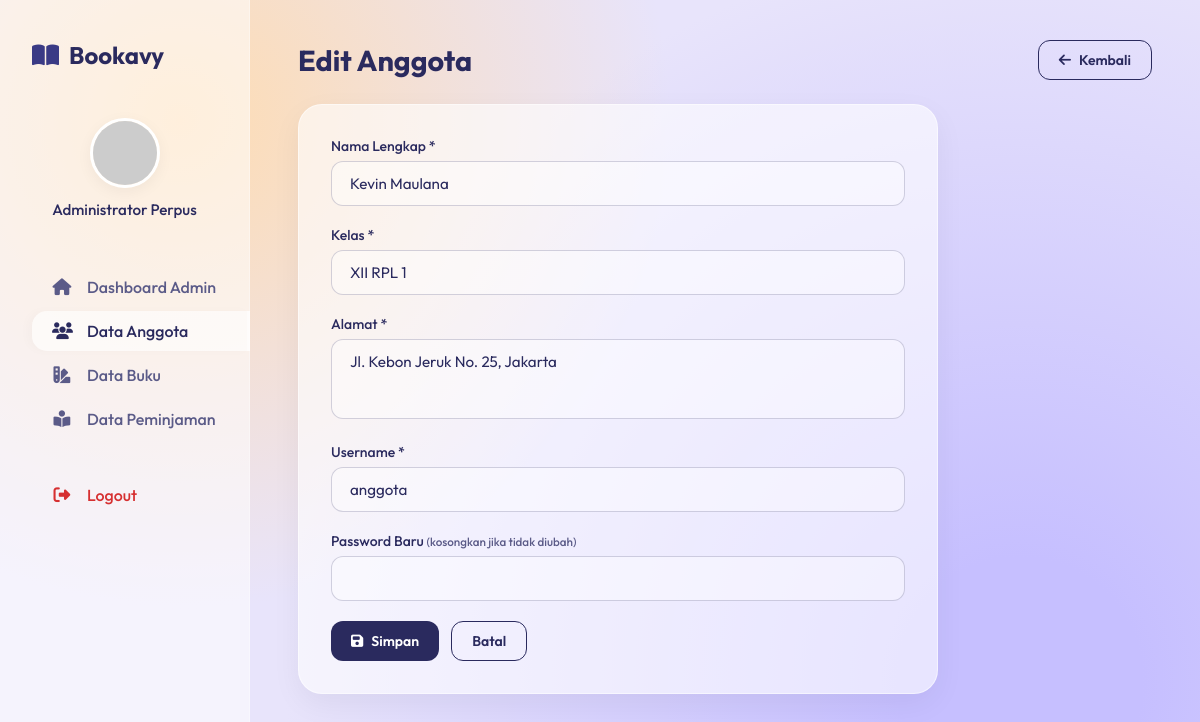
/?page=anggota_edit&id=1 (signed in), run on the app's committed database.
### tables this page shows
CREATE TABLE IF NOT EXISTS `anggota` (
  `id_anggota` INT AUTO_INCREMENT PRIMARY KEY,
  `nama` VARCHAR(100) NOT NULL,
  `kelas` VARCHAR(50) NOT NULL,
  `alamat` TEXT NOT NULL,
  `username` VARCHAR(50) NOT NULL UNIQUE,
  `password` VARCHAR(255) NOT NULL,
  `tanggal_daftar` DATE NOT NULL
);

### auth.php (called while the page is built, shortened)
<?php
function e(mixed $value): string {
    return htmlspecialchars((string)($value ?? ''), ENT_QUOTES, 'UTF-8');
}

### pages/admin/anggota_edit.php (the view, shortened to what this page needs)
<?php
$id   = (int)($_GET['id'] ?? 0);
$pdo  = db();
$stmt = $pdo->prepare('SELECT * FROM anggota WHERE id_anggota=? LIMIT 1');
$stmt->execute([$id]);
$anggota = $stmt->fetch();
include __DIR__ . '/../_layout_head.php';
?>
<div class="toolbar">
    <h1 class="page-title" style="margin-bottom:0">Edit Anggota</h1>
    <a href="?page=anggota" class="btn btn-outline"><i class="fa-solid fa-arrow-left"></i> Kembali</a>
</div>
<div class="form-card">
    <form action="?page=anggota_update" method="POST">
        <div class="form-group">
            <label class="form-label">Nama Lengkap *</label>
            <input type="text" name="nama" class="glass-input" value="<?= e($anggota['nama']) ?>" required>
        </div>
        <div class="form-group">
            <label class="form-label">Kelas *</label>
            <input type="text" name="kelas" class="glass-input" value="<?= e($anggota['kelas']) ?>" required>
        </div>
        <div class="form-group">
            <label class="form-label">Alamat *</label>
            <textarea name="alamat" class="glass-input" style="height:80px" required><?= e($anggota['alamat']) ?></textarea>
        </div>
        <div class="form-group">
            <label class="form-label">Username *</label>
            <input type="text" name="username" class="glass-input" value="<?= e($anggota['username']) ?>" required>
        </div>
        <div class="form-group">
            <label class="form-label">Password Baru <small style="color:var(--brand-muted)">(kosongkan jika tidak diubah)</small></label>
            <input type="password" name="password" class="glass-input">
        </div>
        <div class="form-actions">
            <button type="submit" class="btn btn-primary"><i class="fa-solid fa-save"></i> Simpan</button>
            <a href="?page=anggota" class="btn btn-outline">Batal</a>
        </div>
    </form>
</div>
<?php include __DIR__ . '/../_layout_foot.php'; ?>

### style.css (style rules this page uses)
:root { --brand-bg1: #fedcb2; --brand-bg2: #c6bfff; --brand-container: rgba(255, 255, 255, 0.45); --brand-dark: #2a2a5e; --brand-muted: #5b5b88; --brand-light: #8585a9; --brand-purple: #3a3a85; --brand-pink: #fde8e9; --app-gradient: radial-gradient(circle at 15% 15%, var(--brand-bg1) 0%, transparent 40%), radial-gradient(circle at 85% 85%, var(--brand-bg2) 10%, transparent 60%), #e8e4fb; }
*, *::before, *::after { box-sizing: border-box; margin: 0; padding: 0; }
body { font-family: "Outfit", sans-serif; background: var(--app-gradient); background-attachment: fixed; color: var(--brand-dark); min-height: 100vh; }
a { color: inherit; }
.glass-input { width: 100%; background: rgba(255,255,255,0.4); border: 1px solid rgba(42,42,94,0.2); border-radius: 12px; padding: 12px 18px; font-family: inherit; font-size: 0.95rem; color: var(--brand-dark); transition: all .3s ease; outline: none; }
textarea.glass-input { resize: none; }
.page-title { font-size: 1.8rem; font-weight: 700; margin-bottom: 8px; }
.btn { display: inline-flex; align-items: center; gap: 8px; padding: 10px 20px; border-radius: 12px; font-family: inherit; font-size: 0.875rem; font-weight: 600; cursor: pointer; border: none; text-decoration: none; transition: all .25s ease; }
.btn-primary { background: var(--brand-dark); color: #fff; }
.btn-outline { background: transparent; border: 1.5px solid var(--brand-dark); color: var(--brand-dark); }
.form-card { background: rgba(255,255,255,0.6); border-radius: 24px; padding: 32px; border: 1px solid rgba(255,255,255,0.5); box-shadow: 0 10px 30px rgba(0,0,0,.05); max-width: 640px; }
.form-group { margin-bottom: 20px; text-align: left; }
.form-label { display: block; margin-bottom: 6px; font-weight: 500; font-size: 0.875rem; color: var(--brand-dark); }
.form-actions { display: flex; gap: 12px; margin-top: 8px; }
.toolbar { display: flex; justify-content: space-between; align-items: center; margin-bottom: 24px; flex-wrap: wrap; gap: 12px; }

### data on the page
anggota: nama "Kevin Maulana", kelas "XII RPL 1", alamat "Jl. Kebon Jeruk No. 25, Jakarta", username "anggota"

### other printed values
$userName "Administrator Perpus"
$label "Dashboard Admin Data Anggota Data Buku Data Peminjaman"
